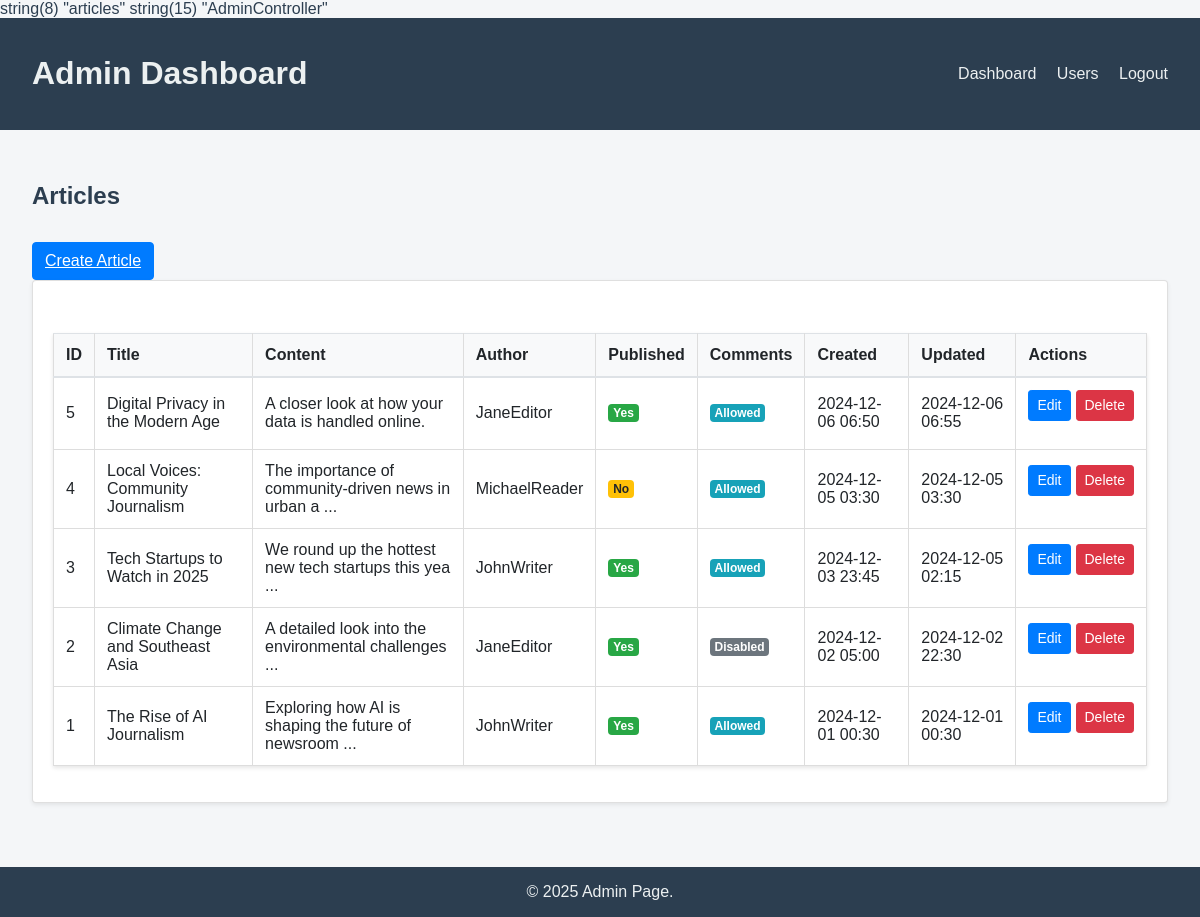
/public/admin/articles (signed in), run on an earlier commit of the app's database.
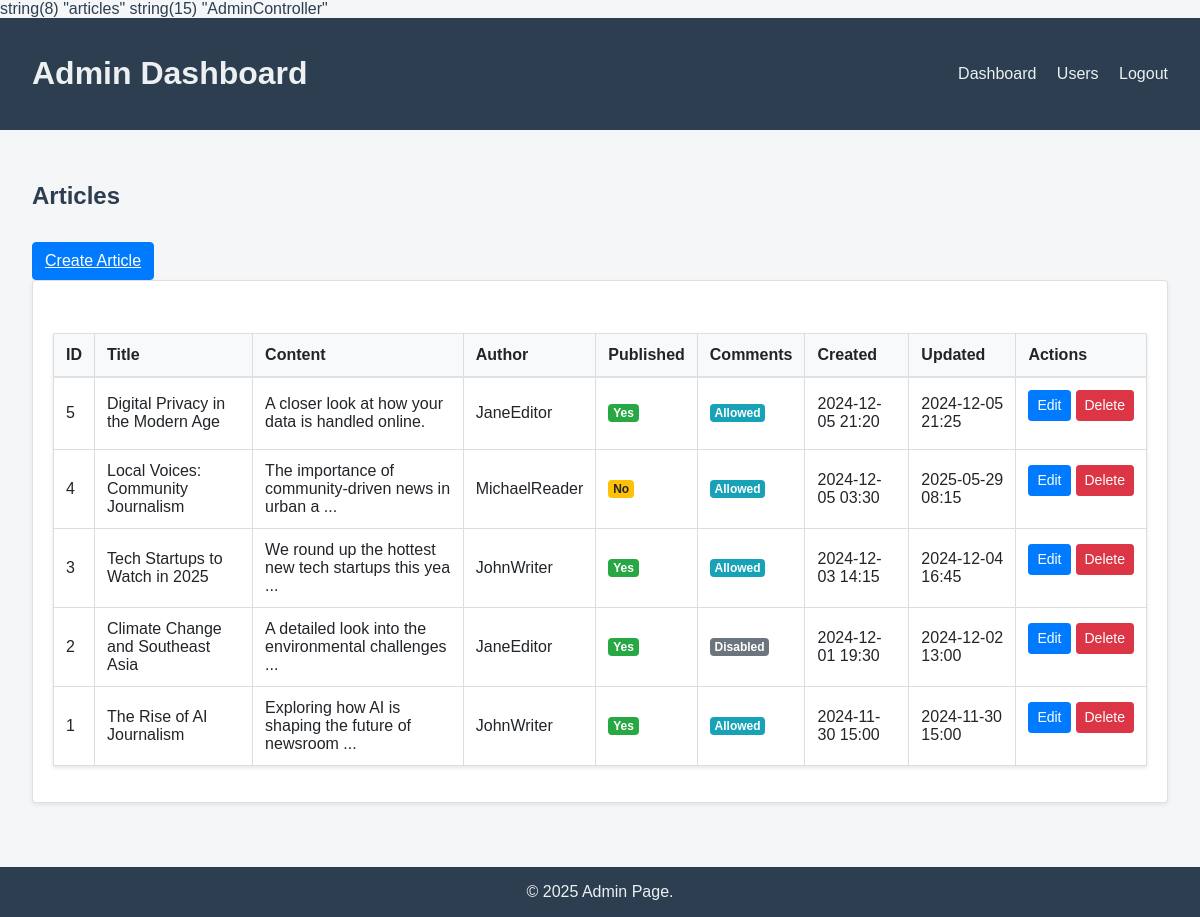
And on a later commit of the database.
### tables this page shows
CREATE TABLE `articles` (
  `id` int(11) NOT NULL,
  `title` varchar(255) NOT NULL,
  `content` text NOT NULL,
  `author_id` int(11) DEFAULT NULL,
  `is_published` tinyint(1) DEFAULT 0,
  `allow_comments` tinyint(1) DEFAULT 1,
  `created_at` timestamp NOT NULL DEFAULT current_timestamp(),
  `updated_at` timestamp NOT NULL DEFAULT current_timestamp() ON UPDATE current_timestamp(),
  `image_data` longblob DEFAULT NULL,
  `tags_id` int(11) DEFAULT NULL
);

CREATE TABLE `users` (
  `id` int(11) NOT NULL,
  `username` varchar(50) NOT NULL,
  `email` varchar(100) NOT NULL,
  `password` varchar(255) NOT NULL,
  `role_id` int(11) DEFAULT NULL,
  `created_at` timestamp NOT NULL DEFAULT current_timestamp()
);

### app/helpers.php (called while the page is built, shortened)
<?php
function render($view, $data = [], $layout = 'layout') {
    extract($data);
    require views_path($view . '.php');
    $content = ob_get_clean();
    require views_path($layout . ".php");
}
function base_url($path = '') {
    if(defined('BASE_URL')) {
        return BASE_URL . ltrim($path, '/');
    }
    $protocol =
    (!empty($_SERVER['HTTPS']) && $_SERVER['HTTPS'] !== 'off') ||
    $_SERVER['SERVER_PORT'] === 443 ? "https://" : "http://";
    $host = $_SERVER['HTTP_HOST'];
    $base = rtrim(dirname($_SERVER['SCRIPT_NAME']), '/');
    return $protocol . $host . $base . '/' . ltrim($path, '/');
}
function base_path($path = '') {
    return realpath(__DIR__ . '/../' . '/' . ltrim($path, '/'));
}
function views_path($path = '') {
    return base_path('app/views/' . ltrim($path, '/'));
}

### app/controllers/AdminController.php (called while the page is built, shortened)
<?php
class AdminController {
    public function articles() {
        $db = new Database();
        $pdo = $db->connect();
        $sql = "SELECT a.*, u.username as author_name
                FROM articles a
                LEFT JOIN users u ON a.author_id = u.id
                ORDER BY a.created_at DESC";
        $stmt = $pdo->prepare($sql);
        $stmt->execute();
        $articles = $stmt->fetchAll(PDO::FETCH_ASSOC);
        $data = [
            'articles' => $articles
        ];
        render('admin/allArticles', $data, "admin/layout");
    }
}
?>

### app/views/admin/allArticles.php (the view, shortened to what this page needs)
<head>
    <link rel="stylesheet" href="<?php echo base_url('css/articlesList.css')?>">
</head>
<div class="container-fluid mt-4">
    <div class="row mb-4">
        <div class="col">
            <h2>Articles</h2>
        </div>
        <div class="col-auto">
            <a href="<?php echo base_url('admin/createArticle')?>" class="btn btn-primary">Create Article</a>
        </div>
    </div>
    <div class="card">
        <div class="card-body">
            <div class="table-responsive">
                <table class="table table-hover">
                    <thead>
                        <tr>
                            <th>ID</th>
                            <th>Title</th>
                            <th>Content</th>
                            <th>Author</th>
                            <th>Published</th>
                            <th>Comments</th>
                            <th>Created</th>
                            <th>Updated</th>
                            <th>Actions</th>
                        </tr>
                    </thead>
                    <tbody>
                        <?php if (empty($articles)): ?>
                            <tr>
                                <td colspan="9" class="text-center">No articles found</td>
                            </tr>
                        <?php else: ?>
                            <?php foreach ($articles as $article): ?>
                                <tr>
                                    <td><?= $article['id'] ?></td>
                                    <td><?= htmlspecialchars($article['title']) ?></td>
                                    <td>
                                        <?= htmlspecialchars(substr($article['content'], 0, 50)) ?>
                                        <?= strlen($article['content']) > 50 ? '...' : '' ?>
                                    </td>
                                    <td><?= htmlspecialchars($article['author_name']) ?></td>
                                    <td>
                                        <span class="badge <?= $article['is_published'] ? 'bg-success' : 'bg-warning' ?>">
                                            <?= $article['is_published'] ? 'Yes' : 'No' ?>
                                        </span>
                                    </td>
                                    <td>
                                        <span class="badge <?= $article['allow_comments'] ? 'bg-info' : 'bg-secondary' ?>">
                                            <?= $article['allow_comments'] ? 'Allowed' : 'Disabled' ?>
                                        </span>
                                    </td>
                                    <td><?= date('Y-m-d H:i', strtotime($article['created_at'])) ?></td>
                                    <td><?= date('Y-m-d H:i', strtotime($article['updated_at'])) ?></td>
                                    <td>
                                        <div class="btn-group">
                                            <form action="/PHP_MVC/public/admin/editArticles" method="get" style="display:inline;">
                                                <button type="submit" class="btn btn-sm btn-primary">Edit</button>
                                            </form>
                                            <form action="/PHP_MVC/public/admin/deleteArticles" method="post" style="display:inline;" onsubmit="return confirm('Delete this article?');">
                                                <button type="submit" class="btn btn-sm btn-danger">Delete</button>
                                            </form>
                                        </div>
                                    </td>
                                </tr>
                            <?php endforeach; ?>
                        <?php endif; ?>
                    </tbody>
                </table>
            </div>
        </div>
    </div>
</div>

### public/index.php (shortened to what this page needs)
<?php
require_once __DIR__ . '/../routes/web.php';
$request = isset($_GET['url']) ? rtrim($_GET['url'], '/') : '';
$method = $_SERVER['REQUEST_METHOD'];
if(isset($routes[$method][$request])) {
    list($controller, $action) = explode('@', $routes[$method][$request]);
    var_dump($action);
    var_dump($controller);
    $controllerInstance = new $controller;
    $controllerInstance->$action();
} else {
    http_response_code(404);
    echo "404 Not found";
}

### app/views/admin/layout.php (shortened to what this page needs)
<!DOCTYPE html>
<html lang="en">
<head>
    <link rel="stylesheet" href="/PHP_MVC/public/css/admin.css">
</head>
<body>
    <header>
        <h1>Admin Dashboard</h1>
        <nav class="admin-nav">
            <a href="<?php echo base_url('admin/dashboard'); ?>">Dashboard</a>
            <a href="<?php echo base_url('admin/userlist'); ?>">Users</a>
            <a href="<?php echo base_url('user/logout'); ?>">Logout</a>
        </nav>
    </header>
    <main>
        <?= $content ?>
    </main>
    <footer>
        &copy; <?= date("Y") ?> Admin Page.
    </footer>
</body>
</html>

### public/css/admin.css (style rules this page uses)
body { font-family: Arial, sans-serif; margin: 0; background: #f4f6f8; color: #2c3e50; transition: background 0.3s, color 0.3s; }
header { background: #2c3e50; color: #ecf0f1; padding: 1rem 2rem; display: flex; justify-content: space-between; align-items: center; }
.admin-nav a, #toggle-theme { color: #ecf0f1; text-decoration: none; margin-left: 1rem; background: none; border: none; cursor: pointer; font-size: 1rem; }
main { padding: 2rem; }
footer { background: #2c3e50; color: #ecf0f1; text-align: center; padding: 1rem; margin-top: 2rem; }
h2 { margin-bottom: 2rem; }
table { width: 100%; border-collapse: collapse; background: white; box-shadow: 0 2px 4px rgba(0,0,0,0.1); overflow-x: auto; margin-top: 2rem; }
th, td { padding: 12px; border: 1px solid #ddd; text-align: left; }
th { background-color: #f8f8f8; }

### public/css/articlesList.css (style rules this page uses)
.table { width: 100%; margin-bottom: 1rem; color: #212529; border-collapse: collapse; }
.table th, .table td { padding: 0.75rem; vertical-align: middle; border-top: 1px solid #dee2e6; }
.table thead th { vertical-align: bottom; border-bottom: 2px solid #dee2e6; background-color: #f8f9fa; }
.card { position: relative; display: flex; flex-direction: column; min-width: 0; word-wrap: break-word; background-color: #fff; background-clip: border-box; border: 1px solid rgba(0, 0, 0, 0.125); border-radius: 0.25rem; box-shadow: 0 0.125rem 0.25rem rgba(0, 0, 0, 0.075); }
.card-body { flex: 1 1 auto; min-height: 1px; padding: 1.25rem; }
.badge { display: inline-block; padding: 0.25em 0.4em; font-size: 75%; font-weight: 700; line-height: 1; text-align: center; white-space: nowrap; vertical-align: baseline; border-radius: 0.25rem; }
.bg-success { background-color: #28a745; color: white; }
.bg-warning { background-color: #ffc107; color: #212529; }
.bg-info { background-color: #17a2b8; color: white; }
.bg-secondary { background-color: #6c757d; color: white; }
.btn { display: inline-block; font-weight: 400; color: #212529; text-align: center; vertical-align: middle; user-select: none; background-color: transparent; border: 1px solid transparent; padding: 0.375rem 0.75rem; font-size: 1rem; line-height: 1.5; border-radius: 0.25rem; transition: color 0.15s ease-in-out, background-color 0.15s ease-in-out, border-color 0.15s ease-in-out, box-shadow 0.15s ease-in-out; }
.btn-primary { color: #fff; background-color: #007bff; border-color: #007bff; }
.btn-danger { color: #fff; background-color: #dc3545; border-color: #dc3545; }
.btn-sm { padding: 0.25rem 0.5rem; font-size: 0.875rem; line-height: 1.5; border-radius: 0.2rem; }
.btn-group { display: flex; gap: 5px; }

What changed in the data, as far as the page shows it:
changed articles "Digital Privacy in the Modern Age": created_at "2024-12-06 06:50" → "2024-12-05 21:20"; updated_at "2024-12-06 06:55" → "2024-12-05 21:25"
changed articles "Local Voices: Community Journalism": updated_at "2024-12-05 03:30" → "2025-05-29 08:15"
changed articles "Tech Startups to Watch in 2025": created_at "2024-12-03 23:45" → "2024-12-03 14:15"; updated_at "2024-12-05 02:15" → "2024-12-04 16:45"
changed articles "Climate Change and Southeast Asia": created_at "2024-12-02 05:00" → "2024-12-01 19:30"; updated_at "2024-12-02 22:30" → "2024-12-02 13:00"
changed articles "The Rise of AI Journalism": created_at "2024-12-01 00:30" → "2024-11-30 15:00"; updated_at "2024-12-01 00:30" → "2024-11-30 15:00"
